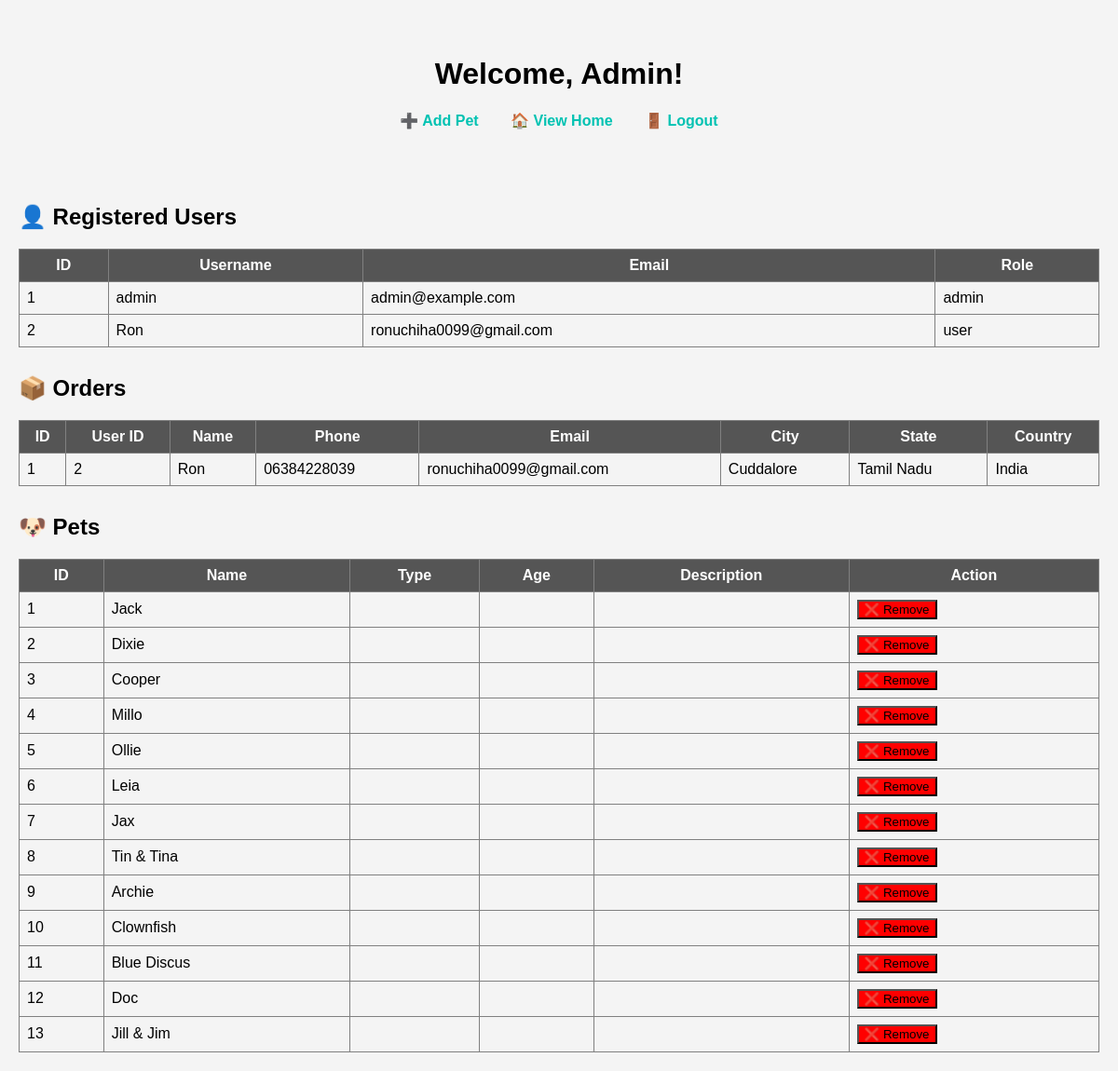
Page /admin_dashboard (signed in) on the committed database.
### main.py (models this page shows)
class User(Base):
    __tablename__ = "users"
    id = Column(Integer, primary_key=True, index=True)
    username = Column(String, unique=True)
    email = Column(String, unique=True)
    password = Column(String)
    role = Column(String)  # "user" or "admin"
    orders = relationship("Order", back_populates="user")

class Order(Base):
    __tablename__ = "orders"
    id = Column(Integer, primary_key=True, index=True)
    user_id = Column(Integer, ForeignKey("users.id"))
    full_name = Column(String)
    phone = Column(String)
    email = Column(String)
    address = Column(String)
    city = Column(String)
    pincode = Column(String)
    state = Column(String)
    country = Column(String)
    user = relationship("User", back_populates="orders")

class Pet(Base):
    __tablename__ = "pets"
    id = Column(Integer, primary_key=True, index=True)
    name = Column(String)
    category = Column(String)
    price = Column(Float)
    image_url = Column(String)

### main.py (the view)
@app.get("/admin_dashboard", response_class=HTMLResponse)
def admin_dashboard(request: Request, db: Session = Depends(get_db)):
    user = request.session.get("user")
    if not user or user["role"] != "admin":
        return RedirectResponse("/login", status_code=303)
    users = db.query(User).all()
    orders = db.query(Order).all()
    pets = db.query(Pet).all()
    return templates.TemplateResponse("admin_dashboard.html", {"request": request, "user": user, "users": users, "orders": orders, "pets": pets})

### templates/admin_dashboard.html (shortened to what this page needs)
<!DOCTYPE html>
<html lang="en">
<head>
  <link rel="stylesheet" href="/static/style.css">
</head>
<body>
  <div class="dashboard">
    <h1>Welcome, Admin!</h1>
    <nav>
      <a href="/add-pet" class="btn">➕ Add Pet</a>
      <a href="/" class="btn">🏠 View Home</a>
      <a href="/logout" class="btn logout">🚪 Logout</a>
    </nav>
  </div>
  <div style="padding:20px;">
    <h2>👤 Registered Users</h2>
    <table border="1" cellpadding="8" cellspacing="0" style="width:100%; margin-bottom:30px; border-collapse:collapse;">
      <tr style="background:#555; color:white;">
        <th>ID</th>
        <th>Username</th>
        <th>Email</th>
        <th>Role</th>
      </tr>
      {% for u in users %}
      <tr>
        <td>{{ u.id }}</td>
        <td>{{ u.username }}</td>
        <td>{{ u.email }}</td>
        <td>{{ u.role }}</td>
      </tr>
      {% endfor %}
    </table>
    <h2>📦 Orders</h2>
    <table border="1" cellpadding="8" cellspacing="0" style="width:100%; margin-bottom:30px; border-collapse:collapse;">
      <tr style="background:#555; color:white;">
        <th>ID</th>
        <th>User ID</th>
        <th>Name</th>
        <th>Phone</th>
        <th>Email</th>
        <th>City</th>
        <th>State</th>
        <th>Country</th>
      </tr>
      {% for o in orders %}
      <tr>
        <td>{{ o.id }}</td>
        <td>{{ o.user_id }}</td>
        <td>{{ o.full_name }}</td>
        <td>{{ o.phone }}</td>
        <td>{{ o.email }}</td>
        <td>{{ o.city }}</td>
        <td>{{ o.state }}</td>
        <td>{{ o.country }}</td>
      </tr>
      {% endfor %}
    </table>
    <h2>🐶 Pets</h2>
    <table border="1" cellpadding="8" cellspacing="0" style="width:100%; border-collapse:collapse;">
      <tr style="background:#555; color:white;">
        <th>ID</th>
        <th>Name</th>
        <th>Type</th>
        <th>Age</th>
        <th>Description</th>
        <th>Action</th>
      </tr>
      {% for p in pets %}
      <tr>
        <td>{{ p.id }}</td>
        <td>{{ p.name }}</td>
        <td>{{ p.type }}</td>
        <td>{{ p.age }}</td>
        <td>{{ p.description }}</td>
        <td>
          <form method="post" action="/admin/delete_pet/{{ p.id }}" style="display:inline;">
            <button type="submit" class="btn" style="background:red;">❌ Remove</button>
          </form>
        </td>
      </tr>
      {% endfor %}
    </table>
  </div>
</body>
</html>

### static/style.css (style rules this page uses)
body { margin: 0; font-family: Arial, sans-serif; background: #f4f4f4; }
.dashboard { text-align: center; padding: 40px; }
.dashboard nav a { margin: 15px; text-decoration: none; color: #00c2b2; font-weight: bold; }

### rows in the picture
User: id "1", username "admin", email "admin@example.com", role "admin"
User: id "2", username "Ron", email "ronuchiha0099@gmail.com", role "user"
Order: id "1", user_id "2", full_name "Ron", phone "06384228039", email "ronuchiha0099@gmail.com", city "Cuddalore", state "Tamil Nadu", country "India"
Pet: id "1", name "Jack"
Pet: id "2", name "Dixie"
Pet: id "3", name "Cooper"
Pet: id "4", name "Millo"
Pet: id "5", name "Ollie"
Pet: id "6", name "Leia"
Pet: id "7", name "Jax"
Pet: id "8", name "Tin & Tina"
Pet: id "9", name "Archie"
Pet: id "10", name "Clownfish"
Pet: id "11", name "Blue Discus"
Pet: id "12", name "Doc"
Pet: id "13", name "Jill & Jim"
